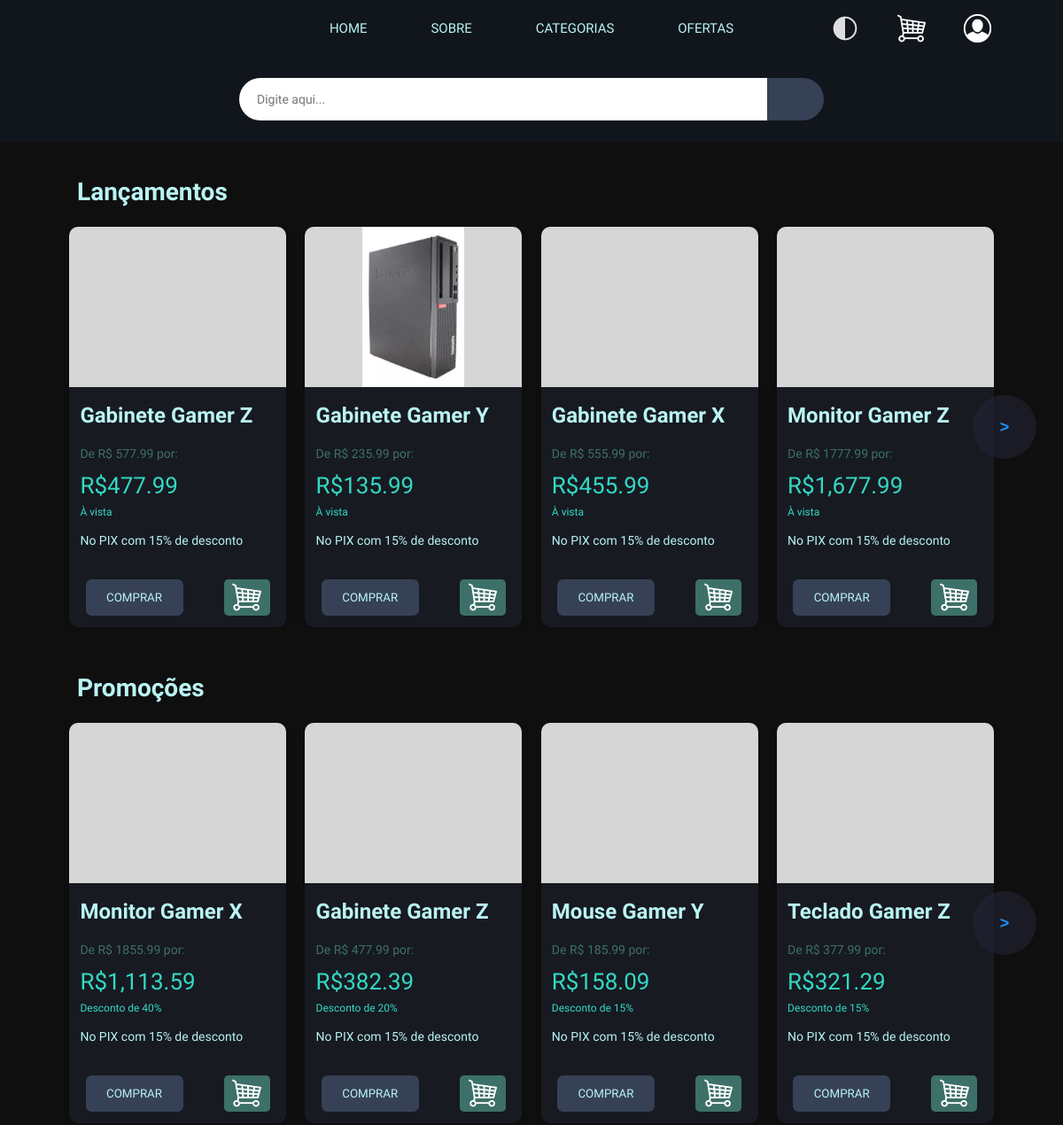
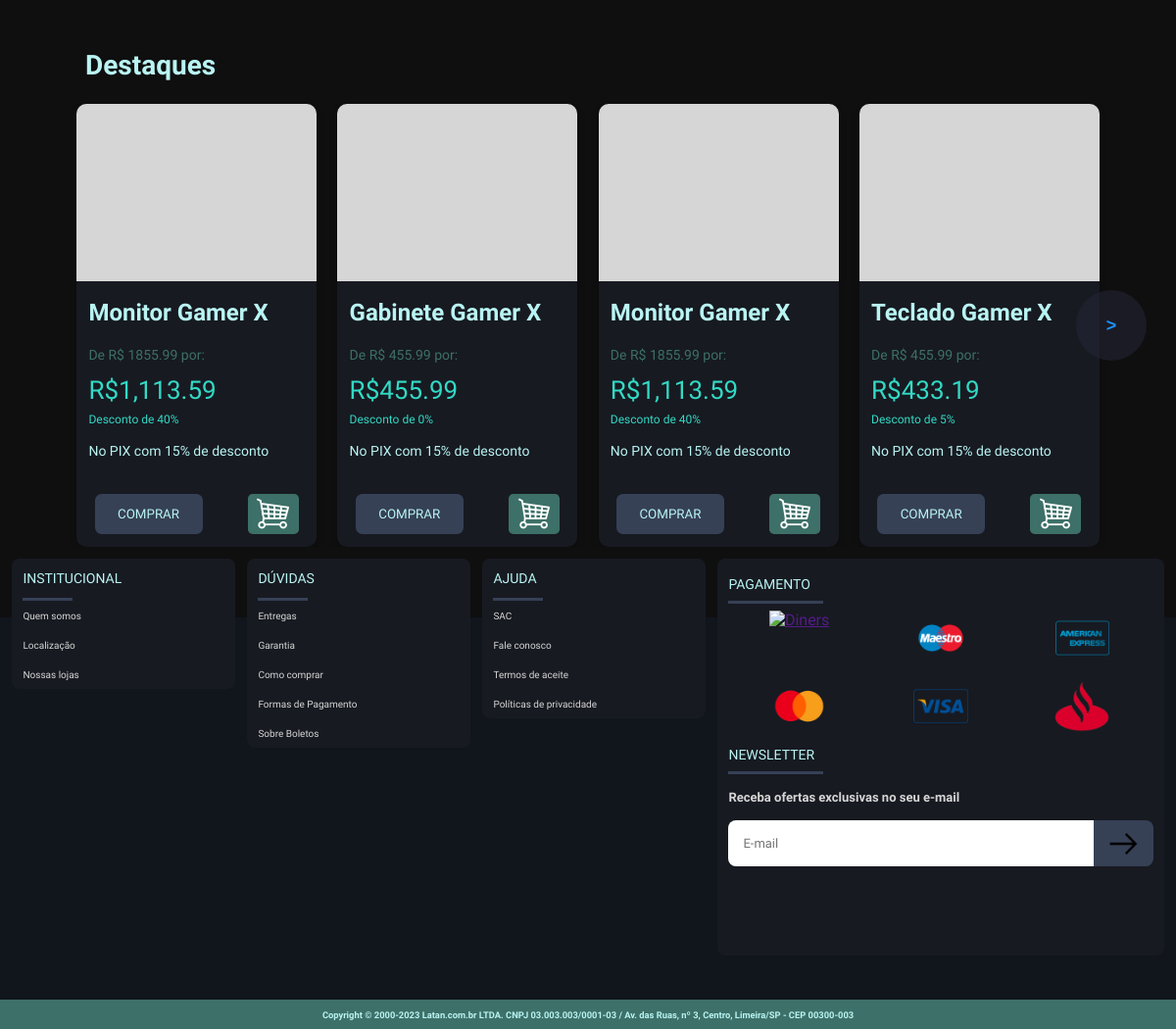
The page / on the database its author committed (2 pictures, top to bottom).
### tables this page shows
create table produtos(
	idProdutos int not null auto_increment,
    nome varchar(250) not null,
    preco decimal(15,2) not null,
    promocao decimal(15,2) not null,
    marca varchar(200) not null,
    cor varchar(50) not null,
    condicao varchar(100) not null,
    origem boolean not null,
    localizacao varchar(50) not null,
    quantidade int not null,
    imagem varchar(150) not null,
    primary key(idProdutos)
);

create table pedidos(
    idPedidos int not null auto_increment,
    quantidade int not null,
    idProduto int not null,
    primary key(idPedidos),
    foreign key(idProduto) references produtos(idProdutos)
);

### index.php (the view, shortened to what the rows shown need)
<?php
    require "src/DBConnectionLocal.php";
    require "src/Model/produto.php";
    require "src/Controller/produtoRepositorio.php";
    $produtoRepositorio = new produtoRepositorio($pdo);
    $lancamentos = $produtoRepositorio->chamarLancamentos();
    $promocoes = $produtoRepositorio->chamarPromocoes();
    $destaques = $produtoRepositorio->chamarDestaques();
?>
<!DOCTYPE html>
<html lang="pt-br">
<head>
    <link rel="stylesheet" href="css/universal.css">
    <link rel="stylesheet" href="css/card.css">
</head>
<body>
    <main>
        <article>
            <section class="container-lancamentos">
                <div class="carrosel-cabecalho">
                    <h2>Lançamentos</h2>
                </div>
                <div class="carrossel-conteudo">
                    <div class="carrosel-visivel">
                        <div class="carrosel">
                        <?php foreach($lancamentos as $item):?>
                            <div class="card">
                                <div class="categoria">
                                    <figure class="categoria-container">
                                        <img decoding="async" src="assets/imagens/produtos/<?=$item->getImagem()?>" alt="Imagem de exemplo">
                                    </figure>
                                    <div class="categoria-conteudo">
                                        <div class="nome-container">
                                            <h2 class="nome"> <?=$item->getNome()?> </h2>
                                        </div>
                                        <div class="preco">
                                            <div class="preco-antes">
                                                <p>De R$ <?=($item->getPreco() + 100.00)?> por:</p>
                                            </div>
                                            <div class="preço-final">
                                                <p class="preco-depois">R$<?=$item->getPrecoFormatado()?></p>
                                                <span class="vista">À vista</span>
                                            </div>
                                            <div class="pix">
                                                <p>No PIX com 15% de desconto</p>
                                            </div>
                                        </div>
                                    </div>
                                    <div class="compras-button">
                                        <button type="submit" class="comprar-button">COMPRAR</button>
                                        <figure class="categoria-buttons">
                                            <a href="">
                                                <img src="assets/icones/1413908.png" alt="">
                                            </a>
                                        </figure>
                                    </div>
                                </div>
                            </div>
                        <?php endforeach; ?>
                        </div>
                    </div>
                </div>
            </section>
            <section class="container-promocoes">
                <div class="carrosel-cabecalho">
                    <h2>Promoções</h2>
                </div>
                <div class="carrossel-conteudo">
                    <div class="carrosel-visivel">
                        <div class="carrosel">
                        <?php foreach($promocoes as $item):?>
                            <div class="card">
                                <div class="categoria">
                                    <figure class="categoria-container">
                                        <img decoding="async" src="assets/imagens/produtos/<?=$item->getImagem()?>" alt="Imagem de exemplo">
                                    </figure>
                                    <div class="categoria-conteudo">
                                        <div class="nome-container">
                                            <h2 class="nome"> <?=$item->getNome()?> </h2>
                                        </div>
                                        <div class="preco">
                                            <div class="preco-antes">
                                                <p>De R$ <?=$item->getPreco()?> por:</p>
                                            </div>
                                            <div class="preço-final">
                                                <p class="preco-depois">R$<?=number_format(($item->getPreco() * (1 - $item->getPromocao())), 2)?></p>
                                                <span class="vista">Desconto de <?=($item->getPromocao() * 100)?>%</span>
                                            </div>
                                            <div class="pix">
                                                <p>No PIX com 15% de desconto</p>
                                            </div>
                                        </div>
                                    </div>
                                    <div class="compras-button">
                                        <button type="submit" class="comprar-button">COMPRAR</button>
                                        <figure class="categoria-buttons">
                                            <a href="">
                                                <img src="assets/icones/1413908.png" alt="">
                                            </a>
                                        </figure>
                                    </div>
                                </div>
                            </div>
                        <?php endforeach; ?>
                        </div>
                    </div>
                </div>
            </section>
            <section class="container-destaques">
                <div class="carrosel-cabecalho">
                    <h2>Destaques</h2>
                </div>
                <div class="carrossel-conteudo">
                    <div class="carrosel-visivel">
                        <div class="carrosel">
                        <?php foreach($destaques as $item):?>
                            <div class="card">
                                <div class="categoria">
                                    <figure class="categoria-container">
                                        <img decoding="async" src="assets/imagens/produtos/<?=$item->getImagem()?>" alt="Imagem de exemplo">
                                    </figure>
                                    <div class="categoria-conteudo">
                                        <div class="nome-container">
                                            <h2 class="nome"> <?=$item->getNome()?> </h2>
                                        </div>
                                        <div class="preco">
                                            <div class="preco-antes">
                                                <p>De R$ <?=$item->getPreco()?> por:</p>
                                            </div>
                                            <div class="preço-final">
                                                <p class="preco-depois">R$<?=number_format(($item->getPreco() * (1 - $item->getPromocao())), 2)?></p>
                                                <span class="vista">Desconto de <?=($item->getPromocao() * 100)?>%</span>
                                            </div>
                                            <div class="pix">
                                                <p>No PIX com 15% de desconto</p>
                                            </div>
                                        </div>
                                    </div>
                                    <div class="compras-button">
                                        <button type="submit" class="comprar-button">COMPRAR</button>
                                        <figure class="categoria-buttons">
                                            <a href="">
                                                <img src="assets/icones/1413908.png" alt="">
                                            </a>
                                        </figure>
                                    </div>
                                </div>
                            </div>
                        <?php endforeach; ?>
                        </div>
                    </div>
                </div>
            </section>
        </article>
    </main>
    <footer>
        <div class="footer-top">
            <div class="footer-top-duplo">
                <div class="footer-duplo-newsletter">
                    <div class="cadastro-email">
                        <div class="email">
                            <div class="email-titulo">
                                <h2>Receba ofertas exclusivas no seu e-mail</h2>
                            </div>
                        </div>
                    </div>
                </div>
            </div>
        </div>
    </footer>
</body>
</html>

### rows shown on the page
produtos: imagem (picture), nome "Gabinete Gamer Z", $item->getPreco() + 100.00 "577.99", preco "477.99", $item->getPreco() * (1 - $item->getPromocao()) "382.39", $item->getPromocao()*100 "20"
produtos: imagem (picture), nome "Gabinete Gamer Y", Preco "235.99", PrecoFormatado "135.99"
produtos: imagem (picture), nome "Gabinete Gamer X", Preco "555.99", PrecoFormatado "455.99"
produtos: imagem (picture), nome "Monitor Gamer Z", $item->getPreco() + 100.00 "1777.99", preco "1,677.99"
produtos: imagem (picture), nome "Monitor Gamer X"
produtos: imagem (picture), nome "Mouse Gamer Y", preco "185.99", $item->getPreco() * (1 - $item->getPromocao()) "158.09", $item->getPromocao()*100 "15"
produtos: imagem (picture), nome "Teclado Gamer Z", preco "377.99", $item->getPreco() * (1 - $item->getPromocao()) "321.29", $item->getPromocao()*100 "15"
pedidos: idProduto.imagem (picture), idProduto.nome "Monitor Gamer X", idProduto.preco "1855.99", $item->getPreco()*(1-$item->getPromocao()) "1,113.59", $item->getPromocao()*100 "40"
pedidos: idProduto.imagem (picture), idProduto.nome "Gabinete Gamer X", idProduto.preco "455.99", $item->getPreco()*(1-$item->getPromocao()) "455.99", $item->getPromocao()*100 "0"
pedidos: idProduto.imagem (picture), idProduto.nome "Teclado Gamer X", idProduto.preco "455.99", $item->getPreco()*(1-$item->getPromocao()) "433.19", $item->getPromocao()*100 "5"

### other values the page prints
$item->getPreco() "1855.99"
$item->getPreco() * (1 - $item->getPromocao()) "1,113.59"
$item->getPromocao() * 100 "40"
